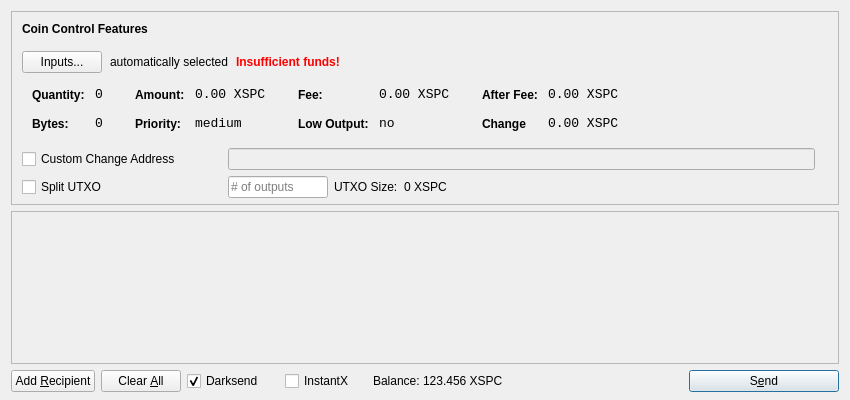
<?xml version="1.0" encoding="UTF-8"?>
<ui version="4.0">
 <class>SendCoinsDialog</class>
 <widget class="QDialog" name="SendCoinsDialog">
  <property name="geometry">
   <rect>
    <x>0</x>
    <y>0</y>
    <width>850</width>
    <height>400</height>
   </rect>
  </property>
  <property name="windowTitle">
   <string>Send Coins</string>
  </property>
  <layout class="QVBoxLayout" name="verticalLayout" stretch="0,1,0">
   <property name="bottomMargin">
    <number>8</number>
   </property>
   <item>
    <widget class="QFrame" name="frameCoinControl">
     <property name="sizePolicy">
      <sizepolicy hsizetype="Expanding" vsizetype="Expanding">
       <horstretch>0</horstretch>
       <verstretch>0</verstretch>
      </sizepolicy>
     </property>
     <property name="maximumSize">
      <size>
       <width>16777215</width>
       <height>16777215</height>
      </size>
     </property>
     <property name="frameShape">
      <enum>QFrame::StyledPanel</enum>
     </property>
     <property name="frameShadow">
      <enum>QFrame::Sunken</enum>
     </property>
     <layout class="QVBoxLayout" name="verticalLayoutCoinControl2">
      <property name="spacing">
       <number>6</number>
      </property>
      <property name="leftMargin">
       <number>0</number>
      </property>
      <property name="topMargin">
       <number>0</number>
      </property>
      <property name="rightMargin">
       <number>0</number>
      </property>
      <property name="bottomMargin">
       <number>6</number>
      </property>
      <item>
       <layout class="QVBoxLayout" name="verticalLayoutCoinControl" stretch="0,0,0,0">
        <property name="spacing">
         <number>0</number>
        </property>
        <property name="leftMargin">
         <number>10</number>
        </property>
        <property name="topMargin">
         <number>10</number>
        </property>
        <property name="rightMargin">
         <number>10</number>
        </property>
        <item>
         <layout class="QHBoxLayout" name="horizontalLayoutCoinControl1">
          <property name="bottomMargin">
           <number>15</number>
          </property>
          <item>
           <widget class="QLabel" name="labelCoinControlFeatures">
            <property name="sizePolicy">
             <sizepolicy hsizetype="Preferred" vsizetype="Maximum">
              <horstretch>0</horstretch>
              <verstretch>0</verstretch>
             </sizepolicy>
            </property>
            <property name="font">
             <font>
              <weight>75</weight>
              <bold>true</bold>
             </font>
            </property>
            <property name="styleSheet">
             <string notr="true">font-weight:bold;</string>
            </property>
            <property name="text">
             <string>Coin Control Features</string>
            </property>
           </widget>
          </item>
         </layout>
        </item>
        <item>
         <layout class="QHBoxLayout" name="horizontalLayoutCoinControl2" stretch="0,0,0,0">
          <property name="spacing">
           <number>8</number>
          </property>
          <property name="bottomMargin">
           <number>10</number>
          </property>
          <item>
           <widget class="QPushButton" name="pushButtonCoinControl">
            <property name="styleSheet">
             <string notr="true"/>
            </property>
            <property name="text">
             <string>Inputs...</string>
            </property>
           </widget>
          </item>
          <item>
           <widget class="QLabel" name="labelCoinControlAutomaticallySelected">
            <property name="text">
             <string>automatically selected</string>
            </property>
            <property name="margin">
             <number>5</number>
            </property>
           </widget>
          </item>
          <item>
           <widget class="QLabel" name="labelCoinControlInsuffFunds">
            <property name="font">
             <font>
              <weight>75</weight>
              <bold>true</bold>
             </font>
            </property>
            <property name="styleSheet">
             <string notr="true">color:red;font-weight:bold;</string>
            </property>
            <property name="text">
             <string>Insufficient funds!</string>
            </property>
            <property name="margin">
             <number>5</number>
            </property>
           </widget>
          </item>
          <item>
           <spacer name="horizontalSpacerCoinControl">
            <property name="orientation">
             <enum>Qt::Horizontal</enum>
            </property>
            <property name="sizeHint" stdset="0">
             <size>
              <width>40</width>
              <height>1</height>
             </size>
            </property>
           </spacer>
          </item>
         </layout>
        </item>
        <item>
         <widget class="QWidget" name="widgetCoinControl" native="true">
          <property name="sizePolicy">
           <sizepolicy hsizetype="Preferred" vsizetype="Preferred">
            <horstretch>0</horstretch>
            <verstretch>0</verstretch>
           </sizepolicy>
          </property>
          <property name="minimumSize">
           <size>
            <width>0</width>
            <height>0</height>
           </size>
          </property>
          <property name="styleSheet">
           <string notr="true"/>
          </property>
          <layout class="QHBoxLayout" name="horizontalLayoutCoinControl5">
           <property name="leftMargin">
            <number>0</number>
           </property>
           <property name="topMargin">
            <number>0</number>
           </property>
           <property name="rightMargin">
            <number>0</number>
           </property>
           <property name="bottomMargin">
            <number>0</number>
           </property>
           <item>
            <layout class="QHBoxLayout" name="horizontalLayoutCoinControl3" stretch="0,0,0,1">
             <property name="spacing">
              <number>20</number>
             </property>
             <property name="topMargin">
              <number>0</number>
             </property>
             <property name="bottomMargin">
              <number>10</number>
             </property>
             <item>
              <layout class="QFormLayout" name="formLayoutCoinControl1">
               <property name="horizontalSpacing">
                <number>10</number>
               </property>
               <property name="verticalSpacing">
                <number>14</number>
               </property>
               <property name="leftMargin">
                <number>10</number>
               </property>
               <property name="topMargin">
                <number>4</number>
               </property>
               <property name="rightMargin">
                <number>6</number>
               </property>
               <item row="0" column="0">
                <widget class="QLabel" name="labelCoinControlQuantityText">
                 <property name="styleSheet">
                  <string notr="true">font-weight:bold;</string>
                 </property>
                 <property name="text">
                  <string>Quantity:</string>
                 </property>
                 <property name="margin">
                  <number>0</number>
                 </property>
                </widget>
               </item>
               <item row="0" column="1">
                <widget class="QLabel" name="labelCoinControlQuantity">
                 <property name="font">
                  <font>
                   <family>Monospace</family>
                   <pointsize>10</pointsize>
                  </font>
                 </property>
                 <property name="cursor">
                  <cursorShape>IBeamCursor</cursorShape>
                 </property>
                 <property name="contextMenuPolicy">
                  <enum>Qt::ActionsContextMenu</enum>
                 </property>
                 <property name="text">
                  <string>0</string>
                 </property>
                 <property name="margin">
                  <number>0</number>
                 </property>
                 <property name="textInteractionFlags">
                  <set>Qt::LinksAccessibleByMouse|Qt::TextSelectableByKeyboard|Qt::TextSelectableByMouse</set>
                 </property>
                </widget>
               </item>
               <item row="1" column="0">
                <widget class="QLabel" name="labelCoinControlBytesText">
                 <property name="styleSheet">
                  <string notr="true">font-weight:bold;</string>
                 </property>
                 <property name="text">
                  <string>Bytes:</string>
                 </property>
                </widget>
               </item>
               <item row="1" column="1">
                <widget class="QLabel" name="labelCoinControlBytes">
                 <property name="font">
                  <font>
                   <family>Monospace</family>
                   <pointsize>10</pointsize>
                  </font>
                 </property>
                 <property name="cursor">
                  <cursorShape>IBeamCursor</cursorShape>
                 </property>
                 <property name="contextMenuPolicy">
                  <enum>Qt::ActionsContextMenu</enum>
                 </property>
                 <property name="text">
                  <string>0</string>
                 </property>
                 <property name="textInteractionFlags">
                  <set>Qt::LinksAccessibleByMouse|Qt::TextSelectableByKeyboard|Qt::TextSelectableByMouse</set>
                 </property>
                </widget>
               </item>
              </layout>
             </item>
             <item>
              <layout class="QFormLayout" name="formLayoutCoinControl2">
               <property name="horizontalSpacing">
                <number>10</number>
               </property>
               <property name="verticalSpacing">
                <number>14</number>
               </property>
               <property name="leftMargin">
                <number>6</number>
               </property>
               <property name="topMargin">
                <number>4</number>
               </property>
               <property name="rightMargin">
                <number>6</number>
               </property>
               <item row="0" column="0">
                <widget class="QLabel" name="labelCoinControlAmountText">
                 <property name="styleSheet">
                  <string notr="true">font-weight:bold;</string>
                 </property>
                 <property name="text">
                  <string>Amount:</string>
                 </property>
                 <property name="margin">
                  <number>0</number>
                 </property>
                </widget>
               </item>
               <item row="0" column="1">
                <widget class="QLabel" name="labelCoinControlAmount">
                 <property name="font">
                  <font>
                   <family>Monospace</family>
                   <pointsize>10</pointsize>
                  </font>
                 </property>
                 <property name="cursor">
                  <cursorShape>IBeamCursor</cursorShape>
                 </property>
                 <property name="contextMenuPolicy">
                  <enum>Qt::ActionsContextMenu</enum>
                 </property>
                 <property name="text">
                  <string>0.00 XSPC</string>
                 </property>
                 <property name="textInteractionFlags">
                  <set>Qt::LinksAccessibleByMouse|Qt::TextSelectableByKeyboard|Qt::TextSelectableByMouse</set>
                 </property>
                </widget>
               </item>
               <item row="1" column="0">
                <widget class="QLabel" name="labelCoinControlPriorityText">
                 <property name="styleSheet">
                  <string notr="true">font-weight:bold;</string>
                 </property>
                 <property name="text">
                  <string>Priority:</string>
                 </property>
                </widget>
               </item>
               <item row="1" column="1">
                <widget class="QLabel" name="labelCoinControlPriority">
                 <property name="font">
                  <font>
                   <family>Monospace</family>
                   <pointsize>10</pointsize>
                  </font>
                 </property>
                 <property name="cursor">
                  <cursorShape>IBeamCursor</cursorShape>
                 </property>
                 <property name="contextMenuPolicy">
                  <enum>Qt::ActionsContextMenu</enum>
                 </property>
                 <property name="text">
                  <string>medium</string>
                 </property>
                 <property name="textInteractionFlags">
                  <set>Qt::LinksAccessibleByMouse|Qt::TextSelectableByKeyboard|Qt::TextSelectableByMouse</set>
                 </property>
                </widget>
               </item>
              </layout>
             </item>
             <item>
              <layout class="QFormLayout" name="formLayoutCoinControl3">
               <property name="horizontalSpacing">
                <number>10</number>
               </property>
               <property name="verticalSpacing">
                <number>14</number>
               </property>
               <property name="leftMargin">
                <number>6</number>
               </property>
               <property name="topMargin">
                <number>4</number>
               </property>
               <property name="rightMargin">
                <number>6</number>
               </property>
               <item row="0" column="0">
                <widget class="QLabel" name="labelCoinControlFeeText">
                 <property name="styleSheet">
                  <string notr="true">font-weight:bold;</string>
                 </property>
                 <property name="text">
                  <string>Fee:</string>
                 </property>
                 <property name="margin">
                  <number>0</number>
                 </property>
                </widget>
               </item>
               <item row="0" column="1">
                <widget class="QLabel" name="labelCoinControlFee">
                 <property name="font">
                  <font>
                   <family>Monospace</family>
                   <pointsize>10</pointsize>
                  </font>
                 </property>
                 <property name="cursor">
                  <cursorShape>IBeamCursor</cursorShape>
                 </property>
                 <property name="contextMenuPolicy">
                  <enum>Qt::ActionsContextMenu</enum>
                 </property>
                 <property name="text">
                  <string>0.00 XSPC</string>
                 </property>
                 <property name="textInteractionFlags">
                  <set>Qt::LinksAccessibleByMouse|Qt::TextSelectableByKeyboard|Qt::TextSelectableByMouse</set>
                 </property>
                </widget>
               </item>
               <item row="1" column="0">
                <widget class="QLabel" name="labelCoinControlLowOutputText">
                 <property name="styleSheet">
                  <string notr="true">font-weight:bold;</string>
                 </property>
                 <property name="text">
                  <string>Low Output:</string>
                 </property>
                </widget>
               </item>
               <item row="1" column="1">
                <widget class="QLabel" name="labelCoinControlLowOutput">
                 <property name="font">
                  <font>
                   <family>Monospace</family>
                   <pointsize>10</pointsize>
                  </font>
                 </property>
                 <property name="cursor">
                  <cursorShape>IBeamCursor</cursorShape>
                 </property>
                 <property name="contextMenuPolicy">
                  <enum>Qt::ActionsContextMenu</enum>
                 </property>
                 <property name="text">
                  <string>no</string>
                 </property>
                 <property name="textInteractionFlags">
                  <set>Qt::LinksAccessibleByMouse|Qt::TextSelectableByKeyboard|Qt::TextSelectableByMouse</set>
                 </property>
                </widget>
               </item>
              </layout>
             </item>
             <item>
              <layout class="QFormLayout" name="formLayoutCoinControl4">
               <property name="horizontalSpacing">
                <number>10</number>
               </property>
               <property name="verticalSpacing">
                <number>14</number>
               </property>
               <property name="leftMargin">
                <number>6</number>
               </property>
               <property name="topMargin">
                <number>4</number>
               </property>
               <property name="rightMargin">
                <number>6</number>
               </property>
               <item row="0" column="0">
                <widget class="QLabel" name="labelCoinControlAfterFeeText">
                 <property name="styleSheet">
                  <string notr="true">font-weight:bold;</string>
                 </property>
                 <property name="text">
                  <string>After Fee:</string>
                 </property>
                 <property name="margin">
                  <number>0</number>
                 </property>
                </widget>
               </item>
               <item row="0" column="1">
                <widget class="QLabel" name="labelCoinControlAfterFee">
                 <property name="font">
                  <font>
                   <family>Monospace</family>
                   <pointsize>10</pointsize>
                  </font>
                 </property>
                 <property name="cursor">
                  <cursorShape>IBeamCursor</cursorShape>
                 </property>
                 <property name="contextMenuPolicy">
                  <enum>Qt::ActionsContextMenu</enum>
                 </property>
                 <property name="text">
                  <string>0.00 XSPC</string>
                 </property>
                 <property name="textInteractionFlags">
                  <set>Qt::LinksAccessibleByMouse|Qt::TextSelectableByKeyboard|Qt::TextSelectableByMouse</set>
                 </property>
                </widget>
               </item>
               <item row="1" column="0">
                <widget class="QLabel" name="labelCoinControlChangeText">
                 <property name="styleSheet">
                  <string notr="true">font-weight:bold;</string>
                 </property>
                 <property name="text">
                  <string>Change</string>
                 </property>
                </widget>
               </item>
               <item row="1" column="1">
                <widget class="QLabel" name="labelCoinControlChange">
                 <property name="font">
                  <font>
                   <family>Monospace</family>
                   <pointsize>10</pointsize>
                  </font>
                 </property>
                 <property name="cursor">
                  <cursorShape>IBeamCursor</cursorShape>
                 </property>
                 <property name="contextMenuPolicy">
                  <enum>Qt::ActionsContextMenu</enum>
                 </property>
                 <property name="text">
                  <string>0.00 XSPC</string>
                 </property>
                 <property name="textInteractionFlags">
                  <set>Qt::LinksAccessibleByMouse|Qt::TextSelectableByKeyboard|Qt::TextSelectableByMouse</set>
                 </property>
                </widget>
               </item>
              </layout>
             </item>
            </layout>
           </item>
          </layout>
         </widget>
        </item>
        <item>
         <spacer name="verticalSpacerCoinControl">
          <property name="orientation">
           <enum>Qt::Vertical</enum>
          </property>
          <property name="sizeHint" stdset="0">
           <size>
            <width>800</width>
            <height>1</height>
           </size>
          </property>
         </spacer>
        </item>
       </layout>
      </item>
      <item>
       <layout class="QGridLayout" name="gridLayout_4">
        <property name="leftMargin">
         <number>10</number>
        </property>
        <property name="rightMargin">
         <number>10</number>
        </property>
        <item row="0" column="0">
         <widget class="QCheckBox" name="checkBoxCoinControlChange">
          <property name="text">
           <string>Custom Change Address</string>
          </property>
         </widget>
        </item>
        <item row="1" column="0">
         <widget class="QCheckBox" name="splitBlockCheckBox">
          <property name="sizePolicy">
           <sizepolicy hsizetype="Preferred" vsizetype="Preferred">
            <horstretch>0</horstretch>
            <verstretch>0</verstretch>
           </sizepolicy>
          </property>
          <property name="minimumSize">
           <size>
            <width>200</width>
            <height>0</height>
           </size>
          </property>
          <property name="maximumSize">
           <size>
            <width>200</width>
            <height>16777215</height>
           </size>
          </property>
          <property name="text">
           <string>Split UTXO</string>
          </property>
         </widget>
        </item>
        <item row="1" column="1">
         <layout class="QHBoxLayout" name="horizontalLayout_3">
          <item>
           <widget class="QLineEdit" name="splitBlockLineEdit">
            <property name="sizePolicy">
             <sizepolicy hsizetype="Preferred" vsizetype="Preferred">
              <horstretch>50</horstretch>
              <verstretch>0</verstretch>
             </sizepolicy>
            </property>
            <property name="minimumSize">
             <size>
              <width>100</width>
              <height>0</height>
             </size>
            </property>
            <property name="maximumSize">
             <size>
              <width>100</width>
              <height>16777215</height>
             </size>
            </property>
            <property name="placeholderText">
             <string># of outputs</string>
            </property>
           </widget>
          </item>
          <item>
           <widget class="QLabel" name="labelBlockSizeText">
            <property name="text">
             <string>UTXO Size:</string>
            </property>
           </widget>
          </item>
          <item>
           <widget class="QLabel" name="labelBlockSize">
            <property name="text">
             <string>0 XSPC</string>
            </property>
           </widget>
          </item>
          <item>
           <spacer name="horizontalSpacer_7">
            <property name="orientation">
             <enum>Qt::Horizontal</enum>
            </property>
            <property name="sizeHint" stdset="0">
             <size>
              <width>40</width>
              <height>20</height>
             </size>
            </property>
           </spacer>
          </item>
         </layout>
        </item>
        <item row="0" column="1">
         <layout class="QHBoxLayout" name="horizontalLayout_5">
          <item>
           <widget class="QLineEdit" name="lineEditCoinControlChange">
            <property name="enabled">
             <bool>false</bool>
            </property>
            <property name="sizePolicy">
             <sizepolicy hsizetype="Expanding" vsizetype="Fixed">
              <horstretch>0</horstretch>
              <verstretch>0</verstretch>
             </sizepolicy>
            </property>
           </widget>
          </item>
          <item>
           <widget class="QLabel" name="labelCoinControlChangeLabel">
            <property name="sizePolicy">
             <sizepolicy hsizetype="Preferred" vsizetype="Expanding">
              <horstretch>0</horstretch>
              <verstretch>0</verstretch>
             </sizepolicy>
            </property>
            <property name="minimumSize">
             <size>
              <width>0</width>
              <height>0</height>
             </size>
            </property>
            <property name="text">
             <string/>
            </property>
            <property name="margin">
             <number>3</number>
            </property>
           </widget>
          </item>
         </layout>
        </item>
       </layout>
      </item>
     </layout>
    </widget>
   </item>
   <item>
    <widget class="QScrollArea" name="scrollArea">
     <property name="widgetResizable">
      <bool>true</bool>
     </property>
     <widget class="QWidget" name="scrollAreaWidgetContents">
      <property name="geometry">
       <rect>
        <x>0</x>
        <y>0</y>
        <width>830</width>
        <height>119</height>
       </rect>
      </property>
      <layout class="QVBoxLayout" name="verticalLayout_2">
       <property name="leftMargin">
        <number>0</number>
       </property>
       <property name="topMargin">
        <number>0</number>
       </property>
       <property name="rightMargin">
        <number>0</number>
       </property>
       <property name="bottomMargin">
        <number>0</number>
       </property>
       <item>
        <layout class="QVBoxLayout" name="entries">
         <property name="spacing">
          <number>6</number>
         </property>
        </layout>
       </item>
       <item>
        <spacer name="verticalSpacer">
         <property name="orientation">
          <enum>Qt::Vertical</enum>
         </property>
         <property name="sizeHint" stdset="0">
          <size>
           <width>20</width>
           <height>40</height>
          </size>
         </property>
        </spacer>
       </item>
      </layout>
     </widget>
    </widget>
   </item>
   <item>
    <layout class="QHBoxLayout" name="horizontalLayout">
     <item>
      <widget class="QPushButton" name="addButton">
       <property name="toolTip">
        <string>Send to multiple recipients at once</string>
       </property>
       <property name="text">
        <string>Add &amp;Recipient</string>
       </property>
       <property name="autoDefault">
        <bool>false</bool>
       </property>
      </widget>
     </item>
     <item>
      <widget class="QPushButton" name="clearButton">
       <property name="sizePolicy">
        <sizepolicy hsizetype="Minimum" vsizetype="Fixed">
         <horstretch>0</horstretch>
         <verstretch>0</verstretch>
        </sizepolicy>
       </property>
       <property name="toolTip">
        <string>Remove all transaction fields</string>
       </property>
       <property name="text">
        <string>Clear &amp;All</string>
       </property>
       <property name="autoRepeatDelay">
        <number>300</number>
       </property>
       <property name="autoDefault">
        <bool>false</bool>
       </property>
      </widget>
     </item>
     <item>
      <layout class="QHBoxLayout" name="horizontalLayout_2">
       <property name="spacing">
        <number>3</number>
       </property>
       <item>
        <widget class="QCheckBox" name="checkUseDarksend">
         <property name="minimumSize">
          <size>
           <width>95</width>
           <height>0</height>
          </size>
         </property>
         <property name="text">
          <string>Darksend</string>
         </property>
         <property name="checked">
          <bool>true</bool>
         </property>
        </widget>
       </item>
       <item>
        <widget class="QCheckBox" name="checkInstantX">
         <property name="enabled">
          <bool>true</bool>
         </property>
         <property name="minimumSize">
          <size>
           <width>85</width>
           <height>0</height>
          </size>
         </property>
         <property name="text">
          <string>InstantX</string>
         </property>
        </widget>
       </item>
       <item>
        <widget class="QLabel" name="label">
         <property name="sizePolicy">
          <sizepolicy hsizetype="Preferred" vsizetype="Fixed">
           <horstretch>0</horstretch>
           <verstretch>0</verstretch>
          </sizepolicy>
         </property>
         <property name="text">
          <string>Balance:</string>
         </property>
        </widget>
       </item>
       <item>
        <widget class="QLabel" name="labelBalance">
         <property name="sizePolicy">
          <sizepolicy hsizetype="Preferred" vsizetype="Fixed">
           <horstretch>0</horstretch>
           <verstretch>0</verstretch>
          </sizepolicy>
         </property>
         <property name="cursor">
          <cursorShape>IBeamCursor</cursorShape>
         </property>
         <property name="text">
          <string>123.456 XSPC</string>
         </property>
         <property name="textInteractionFlags">
          <set>Qt::LinksAccessibleByMouse|Qt::TextSelectableByKeyboard|Qt::TextSelectableByMouse</set>
         </property>
        </widget>
       </item>
      </layout>
     </item>
     <item>
      <spacer name="horizontalSpacer">
       <property name="orientation">
        <enum>Qt::Horizontal</enum>
       </property>
       <property name="sizeHint" stdset="0">
        <size>
         <width>40</width>
         <height>20</height>
        </size>
       </property>
      </spacer>
     </item>
     <item>
      <widget class="QPushButton" name="sendButton">
       <property name="minimumSize">
        <size>
         <width>150</width>
         <height>0</height>
        </size>
       </property>
       <property name="toolTip">
        <string>Confirm the send action</string>
       </property>
       <property name="text">
        <string>S&amp;end</string>
       </property>
       <property name="icon">
        <iconset>
         <normaloff>:/icons/send</normaloff>:/icons/send</iconset>
       </property>
       <property name="default">
        <bool>true</bool>
       </property>
      </widget>
     </item>
    </layout>
   </item>
  </layout>
 </widget>
 <resources>
  <include location="../../../../SpectreSecurityCoin_Compile/src/qt/bitcoin.qrc"/>
 </resources>
 <connections/>
</ui>
